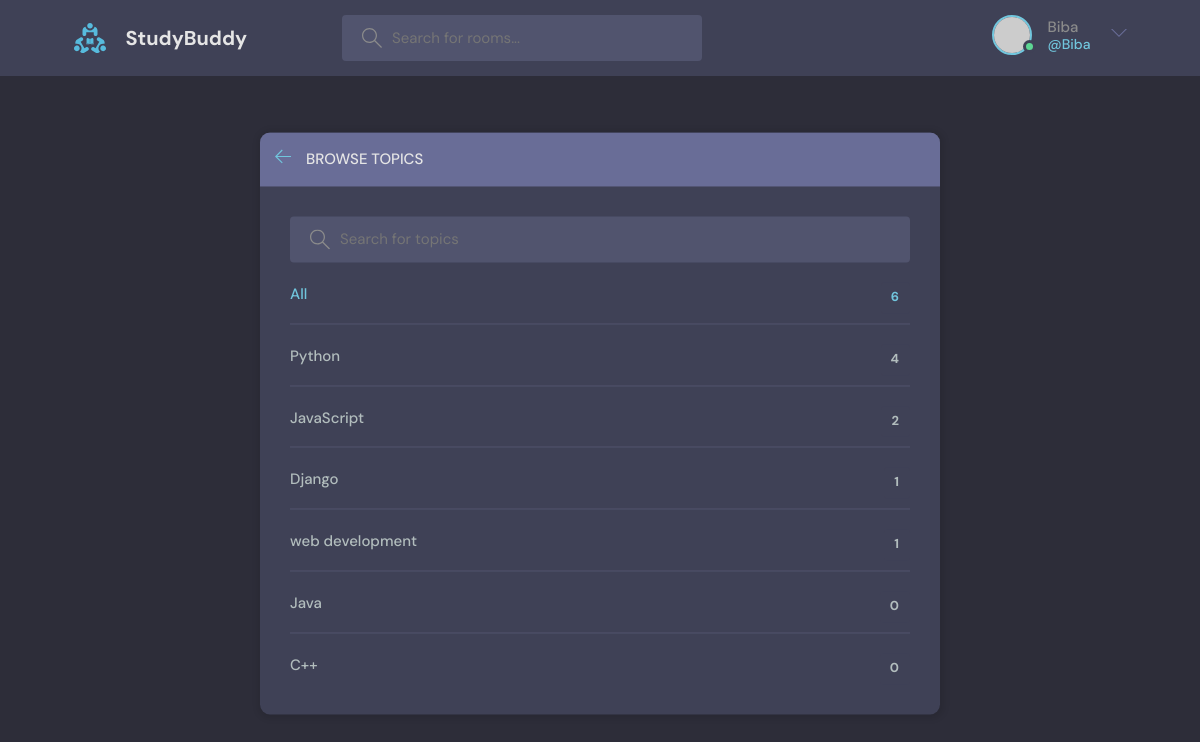
Screenshot of /base/topics (signed in) with the database file from the repository.
### base/models.py (models this page shows, shortened)
class Topic(models.Model):
    name = models.CharField(max_length=200)

### base/views.py (the view)
# urls.py: path('topics', views.topicsPage, name='topics'),
def topicsPage(request):
    q = request.GET.get('q') if request.GET.get('q') != None else ''
    topics = Topic.objects.filter(name__icontains=q)
    return render(request, 'base/topics.html', {'topics': topics})

### base/templates/base/topics.html (shortened to what this page needs)
{% extends 'main.html' %}
{% block content %}
    <main class="create-room layout">
      <div class="container">
        <div class="layout__box">
          <div class="layout__boxHeader">
            <div class="layout__boxTitle">
              <a href="{% url 'Home' %}">
                <svg version="1.1" xmlns="http://www.w3.org/2000/svg" width="32" height="32" viewBox="0 0 32 32">
                  <title>arrow-left</title>
                  <path
                    d="M13.723 2.286l-13.723 13.714 13.719 13.714 1.616-1.611-10.96-10.96h27.625v-2.286h-27.625l10.965-10.965-1.616-1.607z"
                  ></path>
                </svg>
              </a>
              <h3>Browse Topics</h3>
            </div>
          </div>
          <div class="topics-page layout__body">
            <form action="" method="GET" class="header__search">
              <label>
                <input name="q" placeholder="Search for topics" />
              </label>
            </form>
            <ul class="topics__list">
              <li>
                <a href="{% url 'topics' %}" class="active">All <span>{{topics.count}}</span></a>
              </li>
              {% for topic in topics %}
              <li>
                <a href="{% url 'Home' %}?q={{topic.name}}">{{topic.name}} <span>{{topic.room_set.all.count}}</span></a>
              </li>
              {% endfor %}
            </ul>
          </div>
        </div>
      </div>
    </main>
{% endblock content %}

### templates/navbar.html (shortened to what this page needs)
{% load static %}
<header class="header header--loggedIn">
    <div class="container">
      <a href="{% url 'Home' %}" class="header__logo">
        <img src="{% static 'images/logo.svg' %}" />
        <h1>StudyBuddy</h1>
      </a>
      <form class="header__search" method="GET" accept="{% url 'Home' %}">
        <label>
          <input name="q" placeholder="Search for rooms..." />
        </label>
      </form>
      <nav class="header__menu">
        {% if request.user.is_authenticated %}
        <div class="header__user">
          <a href="{% url 'update-user' %}">
            <div class="avatar avatar--medium active">
              <img src="https://randomuser.me/api/portraits/men/37.jpg" />
            </div>
            <p>{{request.user.username}} <span>@{{request.user.username}}</span></p>
          </a>
          <button class="dropdown-button">
            <svg version="1.1" xmlns="http://www.w3.org/2000/svg" width="32" height="32" viewBox="0 0 32 32">
              <title>chevron-down</title>
              <path d="M16 21l-13-13h-3l16 16 16-16h-3l-13 13z"></path>
            </svg>
          </button>
        </div>
        {% else %}
        <a href="{% url 'login' %}">
            <img src="{% static 'images/avatar.svg' %}" />
            <p>Login</p>
        </a>
        {% endif %}
      </nav>
    </div>
  </header>

### static/styles/style.css (style rules this page uses)
:root { --color-main: #71c6dd; --color-main-light: #e1f6fb; --color-dark: #3f4156; --color-dark-medium: #51546e; --color-dark-light: #696d97; --color-light: #e5e5e5; --color-gray: #8b8b8b; --color-light-gray: #b2bdbd; --color-bg: #2d2d39; --color-success: #5dd693; --color-error: #fc4b0b; }
* { font-family: "DM Sans", -apple-system, BlinkMacSystemFont, "Segoe UI", Roboto, Oxygen, Ubuntu, Cantarell, "Open Sans", "Helvetica Neue", sans-serif; margin: 0; padding: 0; box-sizing: border-box; text-rendering: optimizeLegibility; font-size: inherit; }
html { font-size: 56.25%; }
@media only screen and (min-width: 1200px) { html { font-size: 62.5%; } }
body { line-height: 1.6; font-weight: 400; font-size: 1.5rem; color: var(--color-light-gray); background-color: var(--color-bg); min-height: 100vh; }
img { width: 100%; }
a { display: inline-block; color: var(--color-main); text-decoration: none; }
.container { max-width: 120rem; width: 90%; margin: auto; }
.avatar { position: relative; display: inline-block; border-radius: 50%; border: 2px solid var(--color-main); }
.avatar img { display: block; border-radius: 50%; object-fit: cover; object-position: center; }
.avatar::after { content: ""; display: block; position: absolute; background-color: var(--color-gray); z-index: 111; border-radius: 50%; border: 0.3rem solid var(--color-dark); }
.avatar.active::after { background-color: var(--color-success); }
.avatar.avatar--medium img { width: 3.6rem; height: 3.6rem; border-radius: 50%; }
.avatar.avatar--medium:after { width: 0.7rem; height: 0.7rem; bottom: 0px; right: -6px; }
.header { padding: 1.5rem; background-color: var(--color-dark); }
.header > .container { display: flex; gap: 9.5rem; }
.header__logo, .header__user { display: flex; gap: 2rem; align-items: center; }
.header__logo > img { height: 3.2rem; width: 3.2rem; }
.header__logo > h1 { font-weight: 700; font-size: 2rem; color: var(--color-light); }
.header__search > label { background-color: var(--color-dark-medium); padding: 1.3rem 1rem; display: flex; align-items: center; gap: 1rem; border-radius: 4px; }
.header__search svg { fill: var(--color-gray); width: 2rem; height: 2rem; margin-left: 1rem; }
.header__search input { width: 30rem; background: transparent; border: none; outline: none; color: var(--color-light); }
.header__menu { margin-left: auto; position: relative; }
.header__menu a { display: flex; gap: 1.5rem; align-items: center; font-weight: 500; text-decoration: none; color: var(--color-gray); }
.header__menu img { height: 3.6rem; }
.header__menu p { line-height: 1.2; }
.header__menu span { color: var(--color-main); font-weight: 500; font-size: 1.4rem; display: block; }
.header__menu svg { width: 1.6rem; height: 1.6rem; fill: var(--color-dark-light); }
.dropdown-button { background: transparent; border: 0; outline: 0; cursor: pointer; }
.layout { margin-top: 2.4rem; }
.layout > .container { display: flex; justify-content: space-between; align-items: flex-start; }
.layout__box { width: 90%; max-width: 48rem; min-height: 40rem; position: absolute; top: 50%; left: 50%; transform: translate(-50%, -46%); background-color: var(--color-dark); border-radius: 1rem; box-shadow: 1px 1px 6px 3px rgba(0, 0, 0, 0.1); overflow: hidden; }
.layout__boxHeader { display: flex; padding: 1.5rem; background-color: var(--color-dark-light); }
.layout__boxTitle { display: flex; gap: 1.5rem; align-items: center; }
.layout__boxTitle h3 { text-transform: uppercase; font-weight: 500; color: var(--color-light); }
.layout__boxTitle svg { width: 1.6rem; height: 1.6rem; fill: var(--color-main); }
.layout__body { margin: 3rem; }
.topics__list { list-style: none; }
.topics__list li a { display: flex; justify-content: space-between; margin-bottom: 3rem; font-weight: 500; color: var(--color-light-gray); transition: all 0.3s ease-in-out; }
.topics__list li a.active, .topics__list li a:hover { color: var(--color-main); }
.topics__list li a span { padding: 0.5rem 1rem; background-color: var(--color-dark); border-radius: 3px; font-size: 1.3rem; font-weight: 700; letter-spacing: 1px; }
.topics-page .topics__list li:not(:last-child) a { margin: 2rem 0; padding-bottom: 1rem; text-decoration: none; border-bottom: 1px solid var(--color-dark-medium); }
.topics-page .header__search { display: block; }
.create-room.layout .layout__box { max-width: 68rem; }

### rows the page displays
Topic: name "Python", room_set.all.count "4"
Topic: name "JavaScript", room_set.all.count "2"
Topic: name "Django", room_set.all.count "1"
Topic: name "web development", room_set.all.count "1"
Topic: name "Java", room_set.all.count "0"
Topic: name "C++", room_set.all.count "0"

### other values shown
{{ request.user.username }} "Biba"
{{ topics.count }} "6"
